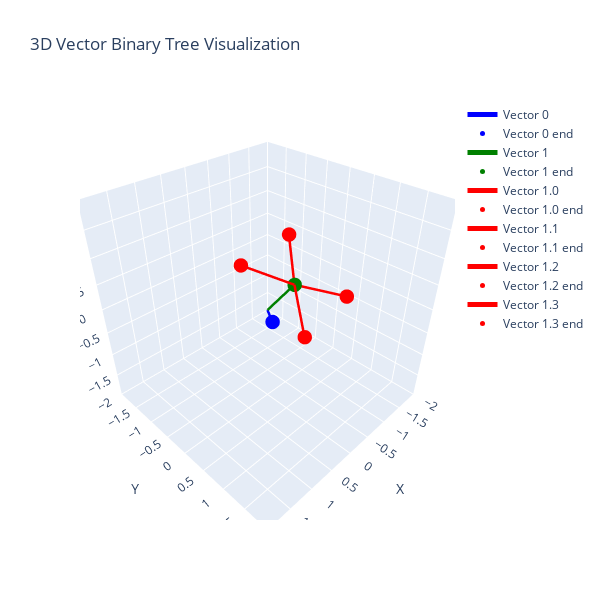

Notebook source saved alongside this figure:
### Code cell
W_3d_np = model_unique_3_4.W.detach().cpu().numpy()[0, ...]
tree_list = unique_tree.to_list()

# Create a figure
fig = go.Figure()

# Define colors for each level of the tree
colors = ['blue', 'green', 'red']

# Function to add a vector to the plot
def add_vector(start, end, name, color):
    fig.add_trace(go.Scatter3d(
        x=[start[0], end[0]],
        y=[start[1], end[1]],
        z=[start[2], end[2]],
        mode='lines',
        name=name,
        line=dict(width=5, color=color)
    ))
    fig.add_trace(go.Scatter3d(
        x=[end[0]],
        y=[end[1]],
        z=[end[2]],
        mode='markers',
        name=f'{name} end',
        marker=dict(size=5, color=color)
    ))

# Plot level 1 (parent nodes)
# for i in range(2):
for i in ["0", "1"]:
    start = np.zeros(3)
    end = W_3d_np[:, tree_list.index(i)]
    add_vector(start, end, f'Vector {i}', colors[int(i)])

# Plot level 3 (children of node 1)
parent = W_3d_np[:, tree_list.index("1")]
for i in ["1.0", "1.1", "1.2", "1.3"]:
    start = parent
    end = parent + W_3d_np[:, tree_list.index(i)]
    add_vector(start, end, f'Vector {i}', colors[2])

# Set layout
fig.update_layout(
    title='3D Vector Binary Tree Visualization',
    scene=dict(
        xaxis=dict(range=[-2, 2], title='X'),
        yaxis=dict(range=[-2, 2], title='Y'),
        zaxis=dict(range=[-2, 2], title='Z'),
        aspectmode='cube'
    ),
    # scene=dict(
    #     xaxis_title='X',
    #     yaxis_title='Y',
    #     zaxis_title='Z',
    #     aspectmode='cube'  # This ensures the 3D space is a cube
    # ),
    showlegend=True,
    width=600, height=600
)

# Show the plot
fig.show()

### Figure 1 — Plotly figure (JSON) as saved in the notebook; plotly's stock layout.template omitted (floating-point values rounded to 4 significant figures)
{"data": [{"line": {"color": "blue", "width": 5}, "mode": "lines", "name": "Vector 0", "type": "scatter3d", "x": [0, -0.1267], "y": [0, -0.006204], "z": [0, -0.322]}, {"marker": {"color": "blue", "size": 5}, "mode": "markers", "name": "Vector 0 end", "type": "scatter3d", "x": [-0.1267], "y": [-0.006204], "z": [-0.322]}, {"line": {"color": "green", "width": 5}, "mode": "lines", "name": "Vector 1", "type": "scatter3d", "x": [0, -0.1446], "y": [0, 0.4638], "z": [0, 0.6535]}, {"marker": {"color": "green", "size": 5}, "mode": "markers", "name": "Vector 1 end", "type": "scatter3d", "x": [-0.1446], "y": [0.4638], "z": [0.6535]}, {"line": {"color": "red", "width": 5}, "mode": "lines", "name": "Vector 1.0", "type": "scatter3d", "x": [-0.1446, 0.4177], "y": [0.4638, 1.197], "z": [0.6535, 0.3142]}, {"marker": {"color": "red", "size": 5}, "mode": "markers", "name": "Vector 1.0 end", "type": "scatter3d", "x": [0.4177], "y": [1.197], "z": [0.3142]}, {"line": {"color": "red", "width": 5}, "mode": "lines", "name": "Vector 1.1", "type": "scatter3d", "x": [-0.1446, 0.6313], "y": [0.4638, 0.06323], "z": [0.6535, 1.166]}, {"marker": {"color": "red", "size": 5}, "mode": "markers", "name": "Vector 1.1 end", "type": "scatter3d", "x": [0.6313], "y": [0.06323], "z": [1.166]}, {"line": {"color": "red", "width": 5}, "mode": "lines", "name": "Vector 1.2", "type": "scatter3d", "x": [-0.1446, -1.013], "y": [0.4638, 0.8857], "z": [0.6535, 0.2185]}, {"marker": {"color": "red", "size": 5}, "mode": "markers", "name": "Vector 1.2 end", "type": "scatter3d", "x": [-1.013], "y": [0.8857], "z": [0.2185]}, {"line": {"color": "red", "width": 5}, "mode": "lines", "name": "Vector 1.3", "type": "scatter3d", "x": [-0.1446, -0.7551], "y": [0.4638, -0.2416], "z": [0.6535, 1.076]}, {"marker": {"color": "red", "size": 5}, "mode": "markers", "name": "Vector 1.3 end", "type": "scatter3d", "x": [-0.7551], "y": [-0.2416], "z": [1.076]}], "layout": {"height": 600, "scene": {"aspectmode": "cube", "xaxis": {"range": [-2, 2], "title": {"text": "X"}}, "yaxis": {"range": [-2, 2], "title": {"text": "Y"}}, "zaxis": {"range": [-2, 2], "title": {"text": "Z"}}}, "showlegend": true, "title": {"text": "3D Vector Binary Tree Visualization"}, "width": 600}}
